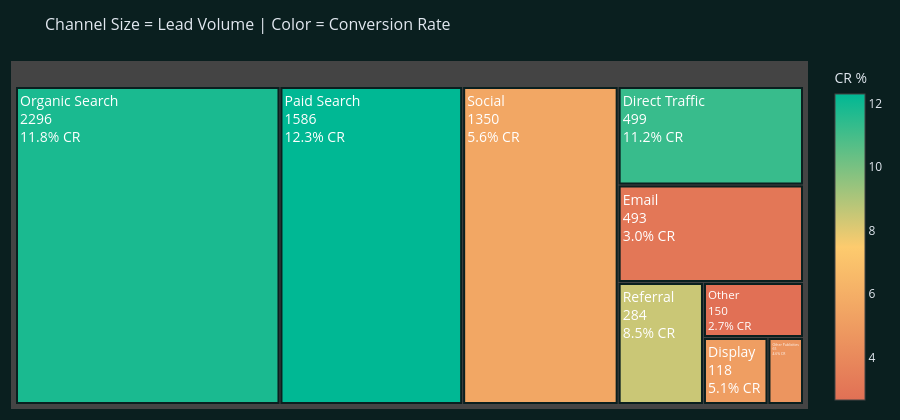

Notebook code for this chart:
### Markdown cell above
## 5. Channel Conversion Map (Treemap)

### Code cell
tree_df = channel_stats.copy()
tree_df['label'] = tree_df['origin'].str.replace('_',' ').str.title()
tree_df['cr_text'] = tree_df['conversion_rate'].apply(lambda v: f'{v:.1f}% CR')

fig = go.Figure(go.Treemap(
    labels=tree_df['label'],
    parents=[''] * len(tree_df),
    values=tree_df['total_leads'],
    text=tree_df['cr_text'],
    textinfo='label+text+value',
    marker=dict(
        colors=tree_df['conversion_rate'],
        colorscale=[[0, '#e17055'], [0.5, '#fdcb6e'], [1, '#00b894']],
        line=dict(color=BG_DARK, width=2),
        colorbar=dict(title=dict(text='CR %', font=dict(color=TEXT_LIGHT)), tickfont=dict(color=TEXT_LIGHT))
    ),
    textfont=dict(size=14, color='#ffffff')
))
fig = style_fig(fig, title='Channel Size = Lead Volume | Color = Conversion Rate', height=420)
fig.show()

### Figure 1 — Plotly figure (JSON) as saved in the notebook; plotly's stock layout.template omitted (floating-point values rounded to 4 significant figures)
{"data": [{"labels": ["Paid Search", "Organic Search", "Direct Traffic", "Referral", "Social", "Display", "Other Publicities", "Email", "Other"], "marker": {"colorbar": {"tickfont": {"color": "#e2e8f0"}, "title": {"font": {"color": "#e2e8f0"}, "text": "CR %"}}, "colors": [12.3, 11.8, 11.22, 8.451, 5.556, 5.085, 4.615, 3.043, 2.667], "colorscale": [[0, "#e17055"], [0.5, "#fdcb6e"], [1, "#00b894"]], "line": {"color": "#0a1f1f", "width": 2}}, "parents": ["", "", "", "", "", "", "", "", ""], "text": ["12.3% CR", "11.8% CR", "11.2% CR", "8.5% CR", "5.6% CR", "5.1% CR", "4.6% CR", "3.0% CR", "2.7% CR"], "textfont": {"color": "#ffffff", "size": 14}, "textinfo": "label+text+value", "type": "treemap", "values": [1586, 2296, 499, 284, 1350, 118, 65, 493, 150]}], "layout": {"font": {"color": "#e2e8f0", "size": 12}, "height": 420, "legend": {"bgcolor": "#0d2b2b", "bordercolor": "#1f3a3a", "borderwidth": 1, "font": {"color": "#e2e8f0"}}, "margin": {"b": 10, "l": 10, "r": 10, "t": 60}, "paper_bgcolor": "#0a1f1f", "plot_bgcolor": "#0d2b2b", "title": {"font": {"color": "#e2e8f0", "size": 16}, "text": "Channel Size = Lead Volume | Color = Conversion Rate"}, "xaxis": {"color": "#e2e8f0", "gridcolor": "#1f3a3a", "zerolinecolor": "#1f3a3a"}, "yaxis": {"color": "#e2e8f0", "gridcolor": "#1f3a3a", "zerolinecolor": "#1f3a3a"}}}
